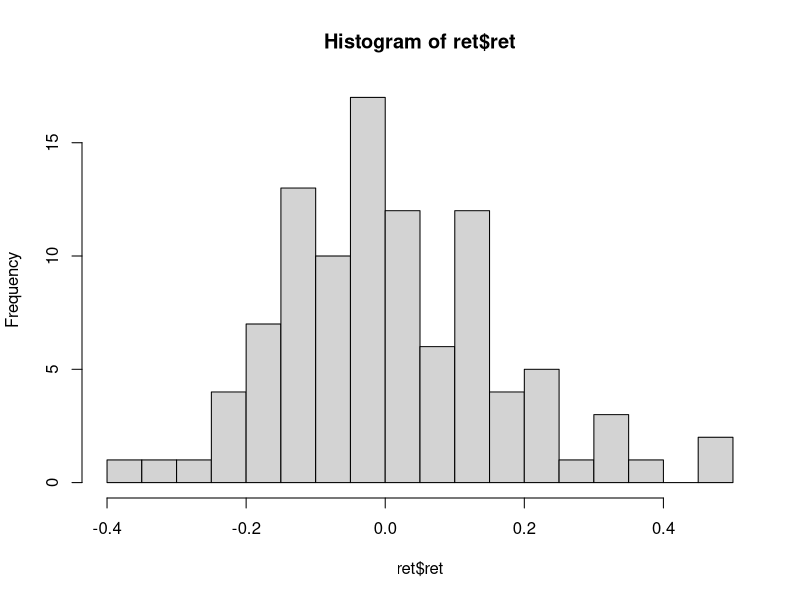

Here is the R script that generated this plot:
## ---- chunk 1

s = 100
mu = 0.000000082
sig = 0.00048
t=252*6.5*60
u=exp(sig)
d=1/u

p<-(exp(mu)-d)/(u-d)
ret<-rep(NA,length=100)
s<-rep(NA,length=t+1)

s[1]<-100

for(i in 1:100){
  
  path<-runif(t)
  
  for(j in 1:t){
    
    ifelse(path[j]<p,s[j+1]<-s[j]*u,s[j+1]<-s[j]*d)
    
  }
  
  ret[i]<-(s[length(s)]-100)/100
  
}


ret<-data.frame(ret)

hist(ret$ret, breaks=20)

sdret<-sd(ret$ret)

sdret

